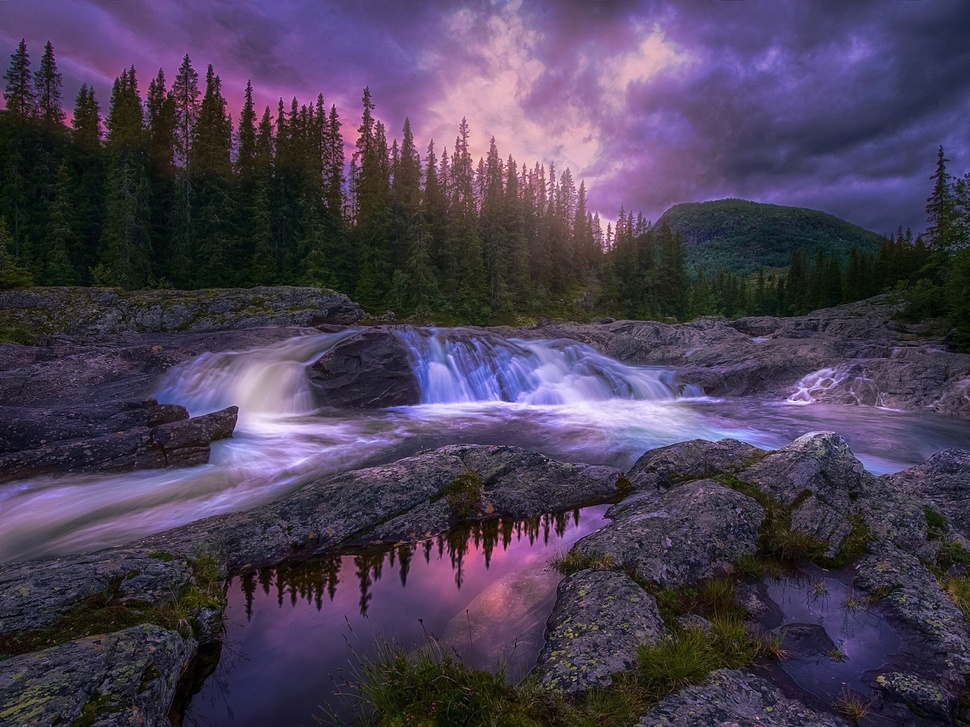
#> input picture lab1/forest.jpg, 970 x 727 px, shrunk from 1400 x 1050 before the run
$ jupyter execute lab1.ipynb
#> lines starting #> are read from the running program, lines starting #| are printed output that depends on the picture
[cell 1]
import cv2
import matplotlib.pyplot as plt
import numpy as np

[cell 2]
I = cv2.imread('forest.jpg')
#> I is the input picture: shape (727, 970, 3); mean B, G, R 85.3, 63.5, 74.2
histSize = 256
histRange = (0,256)
I_BGR = cv2.split(I)
bHist = cv2.calcHist(I_BGR, [0], None, [histSize], histRange)
#> bHist = 256 values, max 6290 at index 17, min 231 at index 254, mean 2754.6
gHist = cv2.calcHist(I_BGR, [1], None, [histSize], histRange)
#> gHist = 256 values, max 8800 at index 31, min 0 at index 241, mean 2754.6
rHist = cv2.calcHist(I_BGR, [2], None, [histSize], histRange)
#> rHist = 256 values, max 7835 at index 40, min 9 at index 252, mean 2754.6

[cell 3]
x = list(range(256))
fig, ax = plt.subplots(1, 3, figsize=(15,5))
ax[0].bar(x, bHist[:,0], color='b')
ax[1].bar(x, gHist[:,0], color='g')
ax[2].bar(x, rHist[:,0], color='r')
ax[0].set_title('blue hist original')
ax[1].set_title('green hist original')
ax[2].set_title('red hist original')
plt.show()
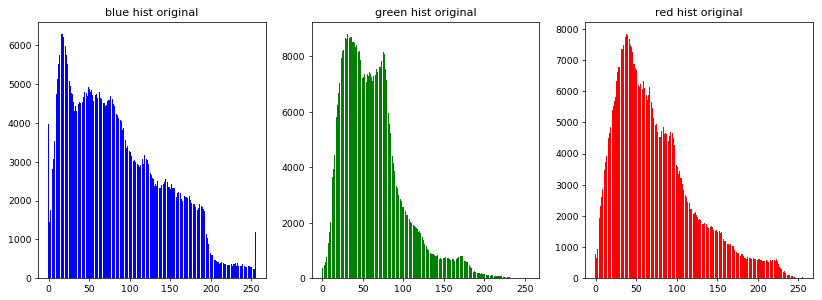
#> figure drawn by matplotlib, 3 panels; panel 1: tallest bar 6290 high, from x = 16.6 to 17.4; panel 2: tallest bar 8800 high, from x = 30.6 to 31.4; panel 3: tallest bar 7835 high, from x = 39.6 to 40.4

[cell 4]
alfa = 0.5
# Convert to floating point
if I.dtype == np.uint8 :
    Inew = I.astype(np.float32) / 255
else :
    Inew = I

# We need to process layers separately
I_BGR = cv2.split(Inew)
Inew_BGR = []

for layer in I_BGR:
    Imin = layer.min()
    Imax = layer.max()
    Inew = np.clip(( ((layer - Imin) / (Imax - Imin)) ** alfa ), 0 , 1)
    Inew_BGR.append(Inew)
#> this loop made 3 passes
#> Imax on passes 1 to 3: 1, 0.953, 1
#> pass 1, `Inew = np.clip(( ((layer - Imin) / (Imax - Imin)) ** alfa ), 0 , 1)`:
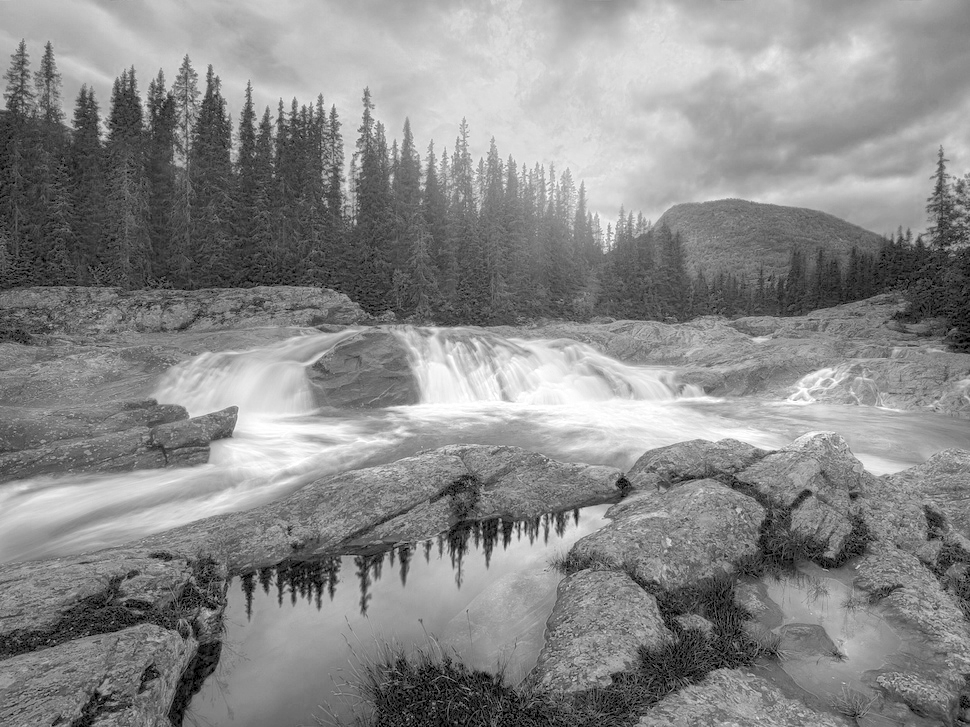
#> Inew: shape (727, 970) float32; min 0, max 1, mean 0.54
#> after the loop, Inew_BGR = 3 items
# Merge back
Inew = cv2.merge(Inew_BGR)
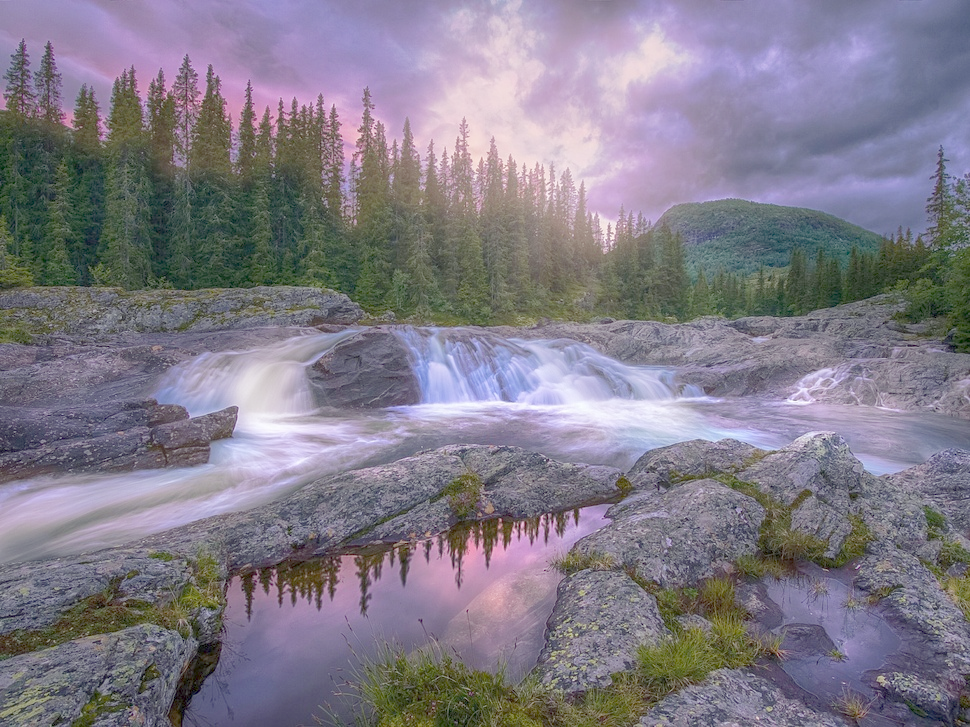
#> Inew: shape (727, 970, 3) float32; mean of channels 0, 1, 2 0.54, 0.489, 0.51; drawn as B, G, R
# Convert back to uint if needed
if (I.dtype == np.uint8):
    Inew = (255 * Inew).clip(0 , 255).astype(np.uint8)

f, ax = plt.subplots(1,2, figsize=(12,12))
ax[1].imshow(cv2.cvtColor(Inew, cv2.COLOR_BGR2RGB))
ax[1].set_title(f'Tranformed, alfa = {alfa}')
ax[0].imshow(cv2.cvtColor(I, cv2.COLOR_BGR2RGB))
ax[0].set_title('Original')
plt.show()
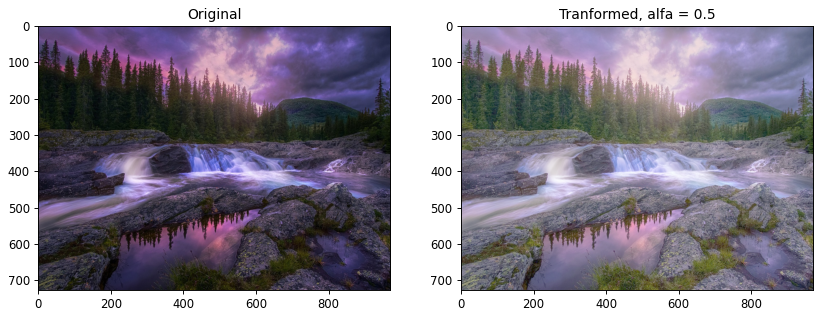
#> figure drawn by matplotlib, 2 panels

[cell 5]
histSize = 256
histRange = (0,256)
I_BGR = cv2.split(Inew)
bHist_a = cv2.calcHist(I_BGR, [0], None, [histSize], histRange)
#> bHist_a = 256 values, max 9257 at index 141, min 0 at index 1, mean 2754.6
gHist_a = cv2.calcHist(I_BGR, [1], None, [histSize], histRange)
#> gHist_a = 256 values, max 10794 at index 149, min 0 at index 1, mean 2754.6
rHist_a = cv2.calcHist(I_BGR, [2], None, [histSize], histRange)
#> rHist_a = 256 values, max 9294 at index 153, min 0 at index 1, mean 2754.6
x = list(range(256))
fig, ax = plt.subplots(1, 3, figsize=(15,5))
ax[0].bar(x, bHist_a[:,0], color='b')
ax[1].bar(x, gHist_a[:,0], color='g')
ax[2].bar(x, rHist_a[:,0], color='r')
ax[0].set_title(f'blue hist, alpha = {alfa}')
ax[1].set_title(f'green hist, alpha = {alfa}')
ax[2].set_title(f'red hist, alpha = {alfa}')
plt.show()
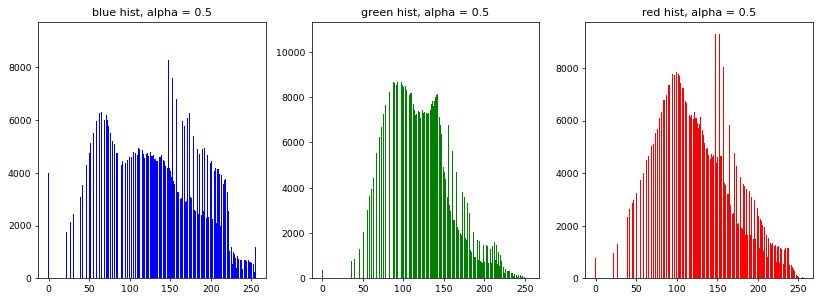
#> figure drawn by matplotlib, 3 panels; panel 1: tallest bar 9257 high, from x = 140.6 to 141.4; panel 2: tallest bar 10794 high, from x = 148.6 to 149.4; panel 3: tallest bar 9294 high, from x = 152.6 to 153.4

[cell 6]
CHb = np.cumsum(bHist) / (I.shape[0] * I.shape[1])
#> CHb = 256 values from 0.00563 to 1
CHb = CHb[:, np.newaxis].astype(np.float32)
CHg = np.cumsum(gHist) / (I.shape[0] * I.shape[1])
#> CHg = 256 values from 0.000508 to 1
CHg = CHg[:, np.newaxis].astype(np.float32)
CHr = np.cumsum(rHist) / (I.shape[0] * I.shape[1])
#> CHr = 256 values from 0.00109 to 1
CHr = CHr[:, np.newaxis].astype(np.float32)
CH = np.concatenate([CHb, CHg, CHr], axis=1)
#> CH = 256 rows, first 8: [0.00563, 0.000508, 0.00109], [0.00771, 0.000933, 0.00202], [0.0102, 0.0015, 0.00337], [0.0132, 0.00219, 0.00523], [0.0167, 0.00303, 0.00756], [0.0207, 0.00412, 0.0103], [0.025, 0.00534, 0.0136], [0.03, 0.00678, 0.0173]

I = cv2.imread('forest.jpg')
if I.dtype == np.uint8 :
    I = I.astype(np.float32) / 255

#split images
I_BGR = cv2.split(I)
Inew_BGR = []
Inew_BGR_cv = []

for i, layer in enumerate(I_BGR):
    Imin = layer.min()
    Imax = layer.max()
    Inew = np.clip((Imax-Imin)*CH[(np.round(layer*255, 0).astype(np.uint8)),i]+Imin, 0, 1)
    Inew_BGR.append(Inew)
    I_new_cv = cv2.equalizeHist((np.round(layer*255, 0).astype(np.uint8)))
    Inew_BGR_cv.append(I_new_cv)
#> this loop made 3 passes
#> pass 1, `Inew = np.clip((Imax-Imin)*CH[(np.round(layer*255, 0).astype(np.uint8)..`:
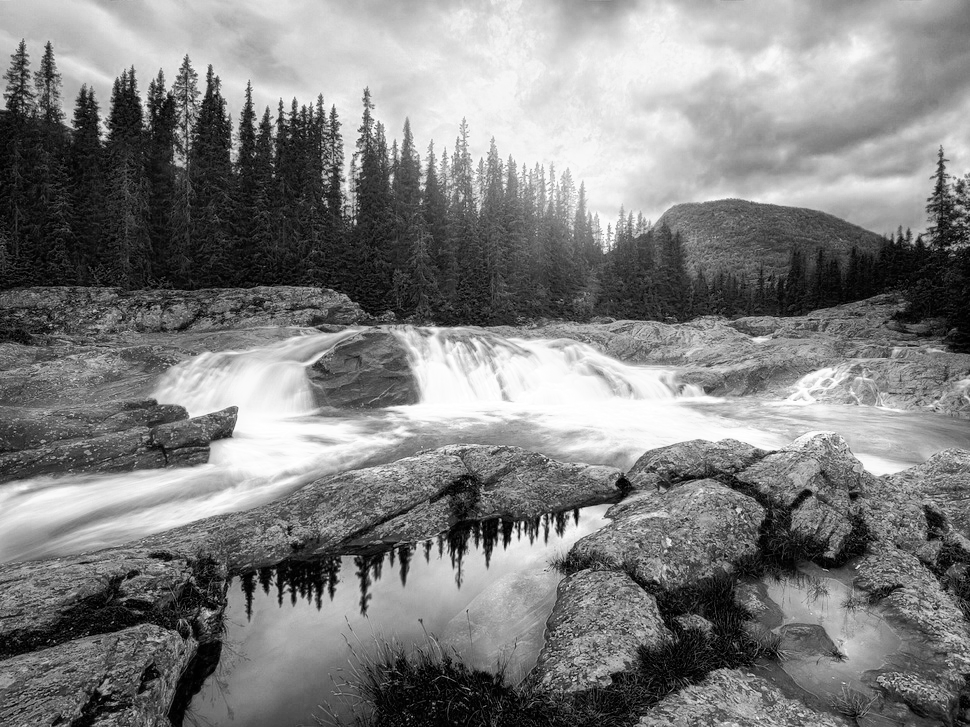
#> Inew: shape (727, 970) float32; min 0.00563, max 1, mean 0.503
#> pass 2, `Inew = np.clip((Imax-Imin)*CH[(np.round(layer*255, 0).astype(np.uint8)..`:
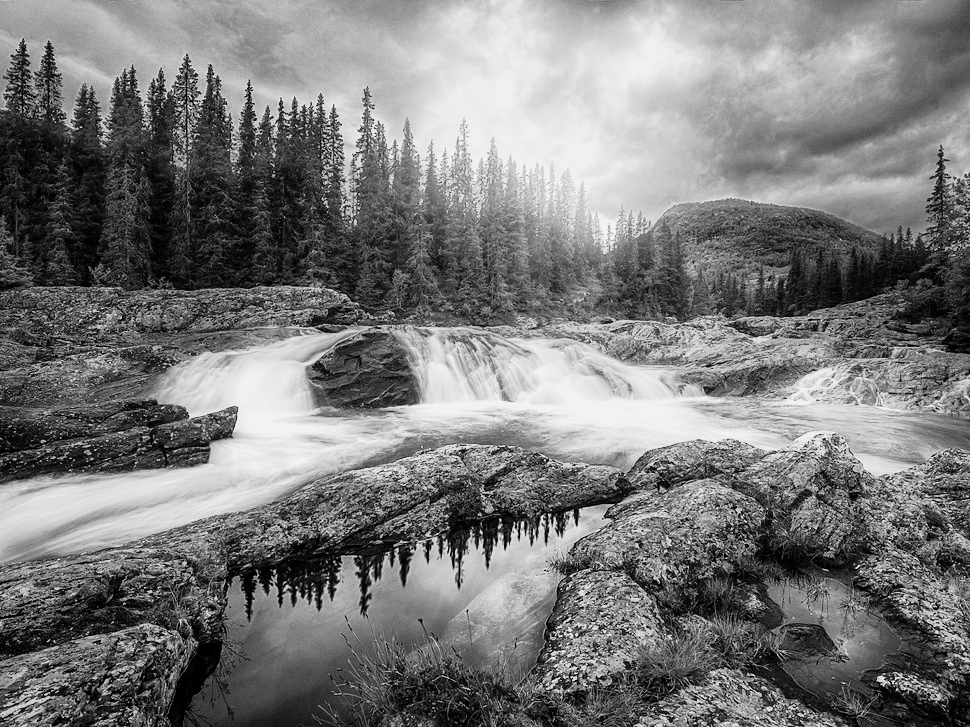
#> Inew: shape (727, 970) float32; min 0.000484, max 0.953, mean 0.481
#> after the loop, Inew_BGR_cv = 3 items

# Merge back
Inew = cv2.merge(Inew_BGR)
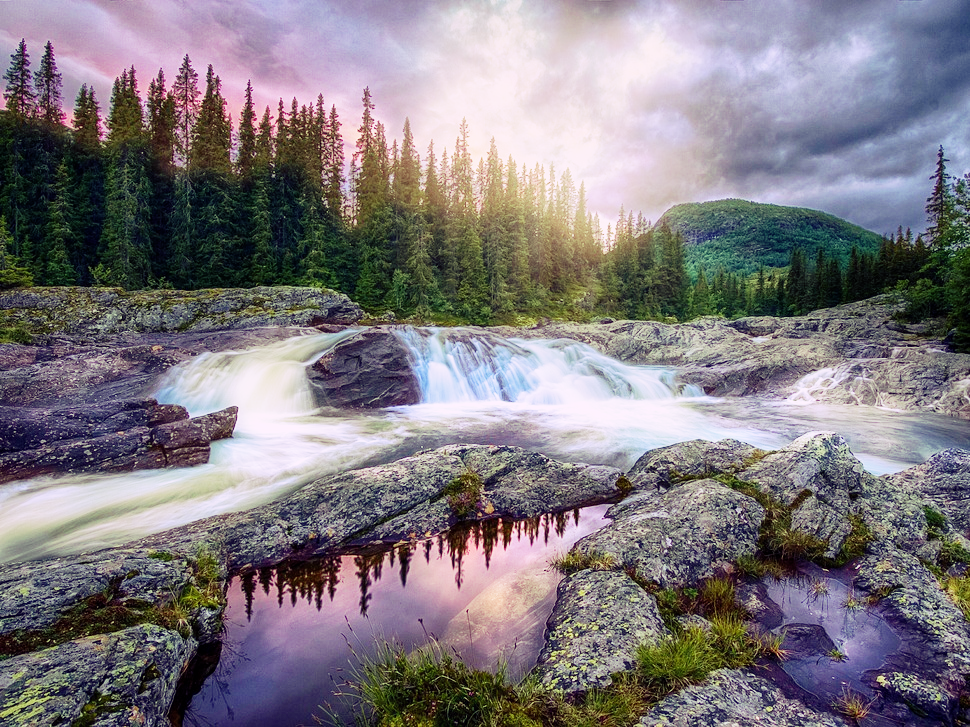
#> Inew: shape (727, 970, 3) float32; mean of channels 0, 1, 2 0.503, 0.481, 0.503; drawn as B, G, R
Inew_cv = cv2.merge(Inew_BGR_cv)

#visualization
f, ax = plt.subplots(1,3, figsize=(12,12))
ax[0].imshow(cv2.cvtColor(I, cv2.COLOR_BGR2RGB))
ax[0].set_title('Original')
ax[1].imshow(cv2.cvtColor(Inew, cv2.COLOR_BGR2RGB))
ax[1].set_title(f'Uniform transformation \n (handmade)')
ax[2].imshow(cv2.cvtColor(Inew_cv, cv2.COLOR_BGR2RGB))
ax[2].set_title('Uniform tranformation \n using cv2.equalizeHist()')
plt.show()
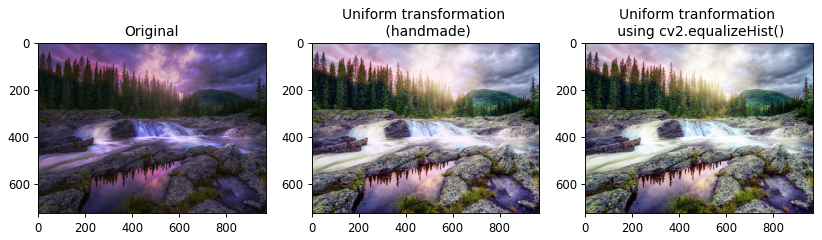
#> figure drawn by matplotlib, 3 panels

$ run again, with lab1/spb.jpg copied over lab1/forest.jpg
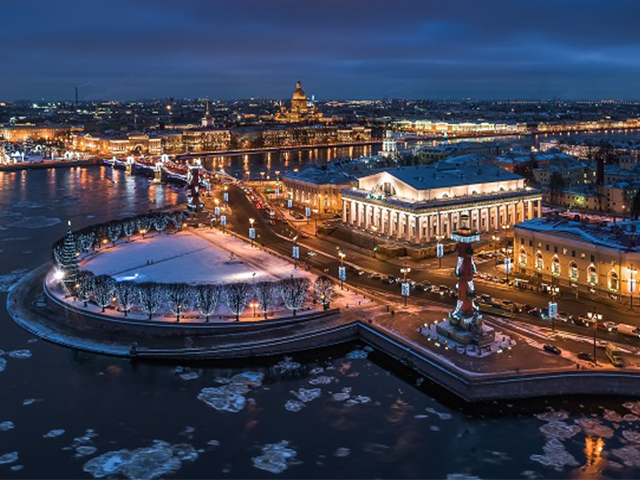
#> input picture lab1/spb.jpg, 640 x 480 px
#> I is the input picture: shape (480, 640, 3); mean B, G, R 81.7, 66.3, 66.1
#> bHist = 256 values, max 6497 at index 44, min 25 at index 244, mean 1200
#> gHist = 256 values, max 7038 at index 27, min 44 at index 251, mean 1200
#> rHist = 256 values, max 5390 at index 20, min 193 at index 237, mean 1200
#> the loop `for layer in I_BGR:` made 3 passes
#> after the loop `for layer in I_BGR:`: Inew_BGR = 3 items
#> bHist_a = 256 values, max 7119 at index 179, min 0 at index 1, mean 1200
#> gHist_a = 256 values, max 9327 at index 141, min 0 at index 1, mean 1200
#> rHist_a = 256 values, max 5390 at index 71, min 0 at index 1, mean 1200
#> CHb = 256 values from 0.000957 to 1
#> CHg = 256 values from 0.000306 to 1
#> CHr = 256 values from 0.000947 to 1
#> CH = 256 rows, first 8: [0.000957, 0.000306, 0.000947], [0.00146, 0.000628, 0.00174], [0.00214, 0.00125, 0.00286], [0.00284, 0.0025, 0.00442], [0.00386, 0.0048, 0.00687], [0.00535, 0.00792, 0.0101], [0.0072, 0.0116, 0.0139], [0.00949, 0.0149, 0.0178]
#> the loop `for i, layer in enumerate(I_BGR):` made 3 passes
#> pass 1, `Inew = np.clip((Imax-Imin)*CH[(np.round(layer*255, 0).astype(np.uint8)..`:
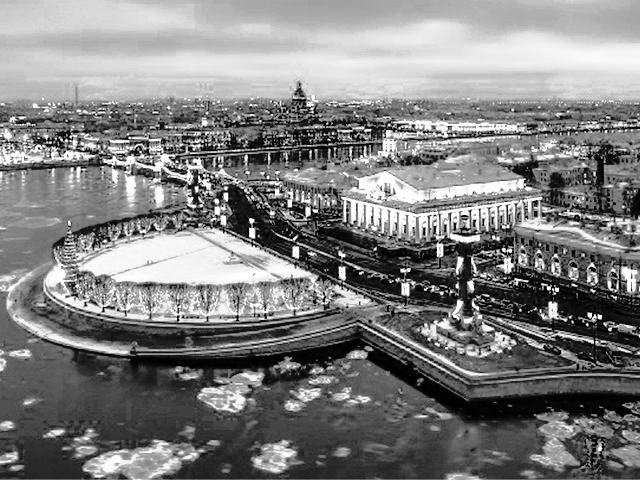
#> Inew: shape (480, 640) float32; min 0.000957, max 1, mean 0.504
#> after the loop `for i, layer in enumerate(I_BGR):`: Inew_BGR_cv = 3 items
#> `plt.show()`:
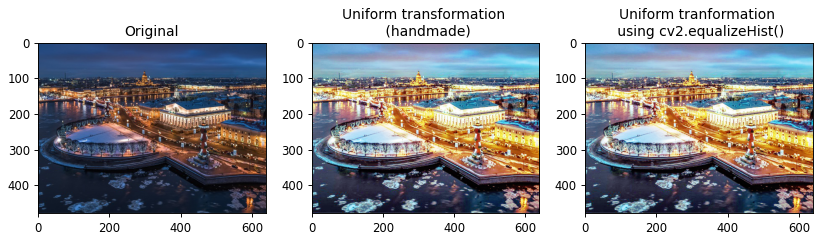
#> figure drawn by matplotlib, 3 panels

$ run again, with lab1/spb_2.jpg copied over lab1/forest.jpg
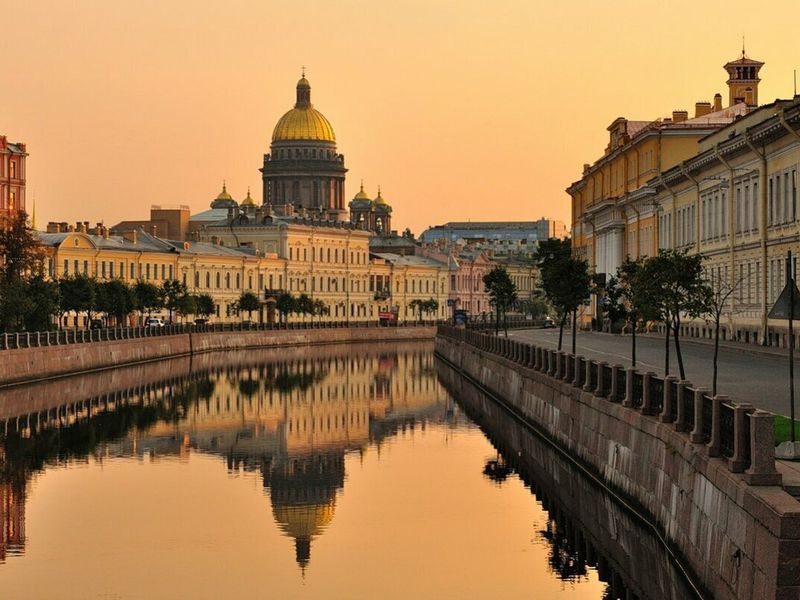
#> input picture lab1/spb_2.jpg, 800 x 600 px
#> I is the input picture: shape (600, 800, 3); mean B, G, R 79.9, 119.1, 154.4
#> bHist = 256 values, max 9516 at index 91, min 0 at index 186, mean 1875
#> gHist = 256 values, max 6015 at index 201, min 0 at index 242, mean 1875
#> rHist = 256 values, max 25428 at index 252, min 135 at index 2, mean 1875
#> the loop `for layer in I_BGR:` made 3 passes
#> Imax on passes 1 to 3: 0.89, 0.957, 1
#> after the loop `for layer in I_BGR:`: Inew_BGR = 3 items
#> bHist_a = 256 values, max 10769 at index 195, min 0 at index 1, mean 1875
#> gHist_a = 256 values, max 8866 at index 232, min 0 at index 1, mean 1875
#> rHist_a = 256 values, max 47647 at index 253, min 0 at index 1, mean 1875
#> CHb = 256 values from 0.0119 to 1
#> CHg = 256 values from 0.00102 to 1
#> CHr = 256 values from 0.000383 to 1
#> CH = 256 rows, first 8: [0.0119, 0.00102, 0.000383], [0.0143, 0.00152, 0.000679], [0.017, 0.00205, 0.00096], [0.0203, 0.00274, 0.00144], [0.0239, 0.00358, 0.0021], [0.0279, 0.00465, 0.00294], [0.0324, 0.00601, 0.00396], [0.0374, 0.00762, 0.00522]
#> the loop `for i, layer in enumerate(I_BGR):` made 3 passes
#> pass 1, `I_new_cv = cv2.equalizeHist((np.round(layer*255, 0).astype(np.uint8)))`:
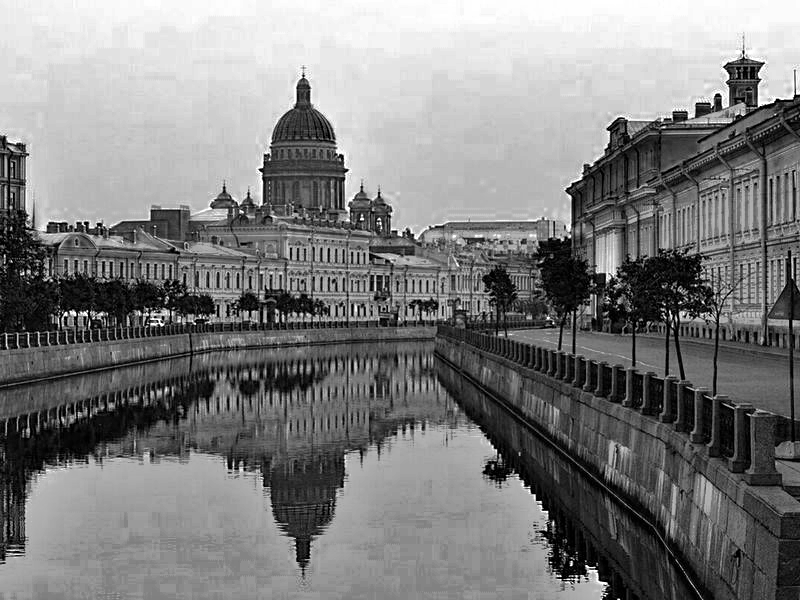
#> I_new_cv: shape (600, 800); min 0, max 255, mean 127
#> after the loop `for i, layer in enumerate(I_BGR):`: Inew_BGR_cv = 3 items
#> `plt.show()`:
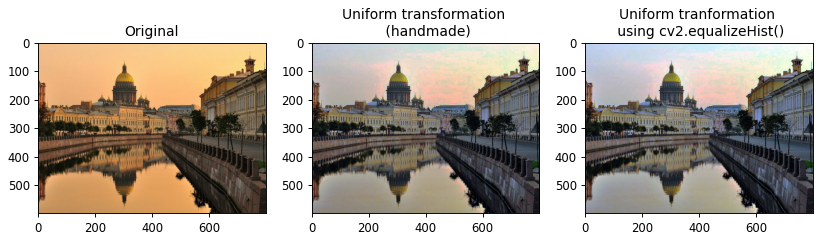
#> figure drawn by matplotlib, 3 panels
